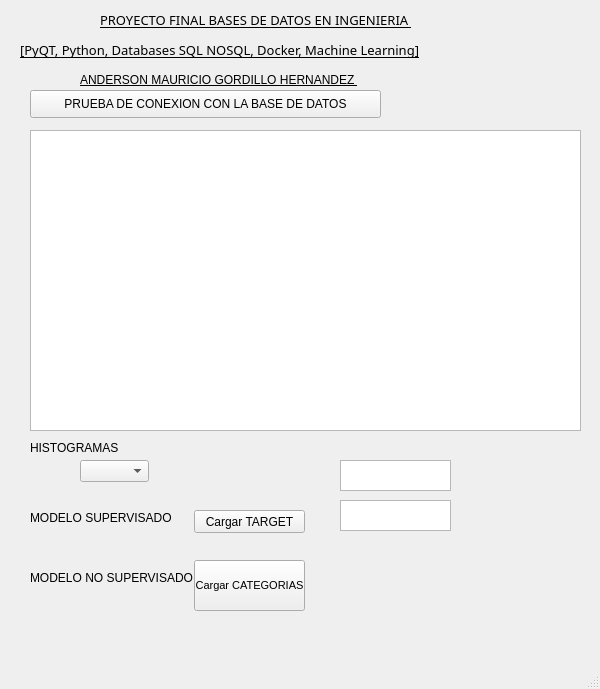
<?xml version="1.0" encoding="UTF-8"?>
<ui version="4.0">
 <class>MainWindow</class>
 <widget class="QMainWindow" name="MainWindow">
  <property name="geometry">
   <rect>
    <x>0</x>
    <y>0</y>
    <width>600</width>
    <height>689</height>
   </rect>
  </property>
  <property name="windowTitle">
   <string>MainWindow</string>
  </property>
  <widget class="QWidget" name="centralwidget">
   <widget class="QPushButton" name="pushButton">
    <property name="geometry">
     <rect>
      <x>30</x>
      <y>90</y>
      <width>351</width>
      <height>28</height>
     </rect>
    </property>
    <property name="text">
     <string>PRUEBA DE CONEXION CON LA BASE DE DATOS</string>
    </property>
   </widget>
   <widget class="QTextBrowser" name="textBrowser">
    <property name="geometry">
     <rect>
      <x>30</x>
      <y>130</y>
      <width>551</width>
      <height>301</height>
     </rect>
    </property>
   </widget>
   <widget class="QComboBox" name="comboBox">
    <property name="geometry">
     <rect>
      <x>80</x>
      <y>460</y>
      <width>69</width>
      <height>22</height>
     </rect>
    </property>
   </widget>
   <widget class="QLabel" name="label">
    <property name="geometry">
     <rect>
      <x>30</x>
      <y>440</y>
      <width>211</width>
      <height>16</height>
     </rect>
    </property>
    <property name="text">
     <string>HISTOGRAMAS</string>
    </property>
   </widget>
   <widget class="QPlainTextEdit" name="plainTextEdit">
    <property name="geometry">
     <rect>
      <x>340</x>
      <y>460</y>
      <width>111</width>
      <height>31</height>
     </rect>
    </property>
   </widget>
   <widget class="QLabel" name="label_2">
    <property name="geometry">
     <rect>
      <x>80</x>
      <y>70</y>
      <width>301</width>
      <height>20</height>
     </rect>
    </property>
    <property name="font">
     <font>
      <underline>true</underline>
     </font>
    </property>
    <property name="text">
     <string>ANDERSON MAURICIO GORDILLO HERNANDEZ </string>
    </property>
   </widget>
   <widget class="QLabel" name="label_3">
    <property name="geometry">
     <rect>
      <x>100</x>
      <y>10</y>
      <width>341</width>
      <height>20</height>
     </rect>
    </property>
    <property name="font">
     <font>
      <family>Algerian</family>
      <pointsize>10</pointsize>
      <underline>true</underline>
     </font>
    </property>
    <property name="text">
     <string>PROYECTO FINAL BASES DE DATOS EN INGENIERIA </string>
    </property>
   </widget>
   <widget class="QLabel" name="label_4">
    <property name="geometry">
     <rect>
      <x>460</x>
      <y>10</y>
      <width>131</width>
      <height>111</height>
     </rect>
    </property>
    <property name="text">
     <string/>
    </property>
    <property name="pixmap">
     <pixmap>OIP.jpeg</pixmap>
    </property>
    <property name="scaledContents">
     <bool>true</bool>
    </property>
   </widget>
   <widget class="QPlainTextEdit" name="plainTextEdit_2">
    <property name="geometry">
     <rect>
      <x>340</x>
      <y>500</y>
      <width>111</width>
      <height>31</height>
     </rect>
    </property>
   </widget>
   <widget class="QPushButton" name="pushButton_2">
    <property name="geometry">
     <rect>
      <x>194</x>
      <y>510</y>
      <width>111</width>
      <height>23</height>
     </rect>
    </property>
    <property name="text">
     <string>Cargar TARGET</string>
    </property>
   </widget>
   <widget class="QPushButton" name="pushButton_5">
    <property name="geometry">
     <rect>
      <x>194</x>
      <y>560</y>
      <width>111</width>
      <height>51</height>
     </rect>
    </property>
    <property name="font">
     <font>
      <pointsize>8</pointsize>
     </font>
    </property>
    <property name="text">
     <string>Cargar CATEGORIAS</string>
    </property>
   </widget>
   <widget class="QLabel" name="label_5">
    <property name="geometry">
     <rect>
      <x>30</x>
      <y>510</y>
      <width>211</width>
      <height>16</height>
     </rect>
    </property>
    <property name="text">
     <string>MODELO SUPERVISADO</string>
    </property>
   </widget>
   <widget class="QLabel" name="label_6">
    <property name="geometry">
     <rect>
      <x>30</x>
      <y>570</y>
      <width>211</width>
      <height>16</height>
     </rect>
    </property>
    <property name="text">
     <string>MODELO NO SUPERVISADO</string>
    </property>
   </widget>
   <widget class="QLabel" name="label_7">
    <property name="geometry">
     <rect>
      <x>20</x>
      <y>40</y>
      <width>451</width>
      <height>20</height>
     </rect>
    </property>
    <property name="font">
     <font>
      <family>Algerian</family>
      <pointsize>10</pointsize>
      <underline>true</underline>
     </font>
    </property>
    <property name="text">
     <string>[PyQT, Python, Databases SQL NOSQL, Docker, Machine Learning]</string>
    </property>
   </widget>
  </widget>
  <widget class="QMenuBar" name="menubar">
   <property name="geometry">
    <rect>
     <x>0</x>
     <y>0</y>
     <width>600</width>
     <height>21</height>
    </rect>
   </property>
  </widget>
  <widget class="QStatusBar" name="statusbar"/>
 </widget>
 <resources/>
 <connections/>
</ui>
